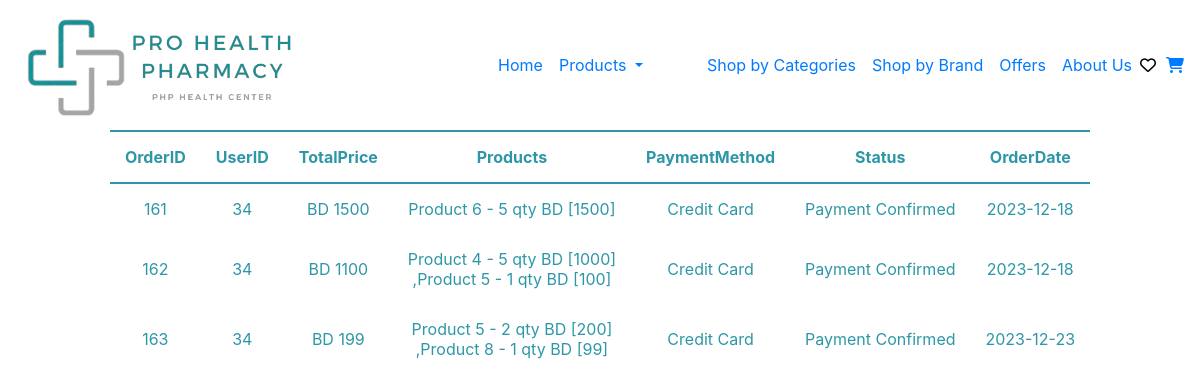
Before: /ManageOrders/ViewOrderDetails.php with the older database file.
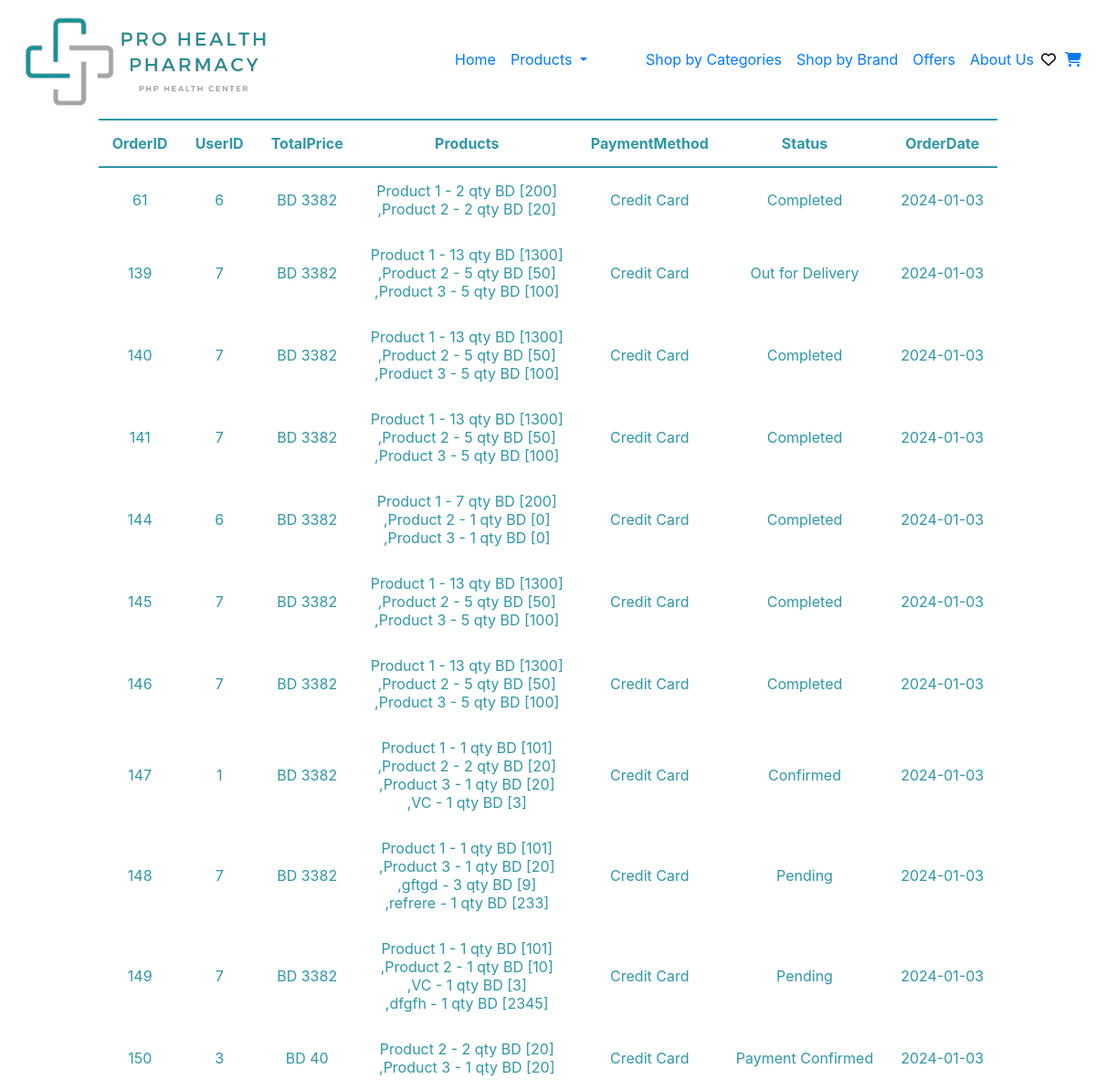
After: the same page with the newer database file.
### ManageOrders/ViewOrderDetails.php (the view, shortened to what this page needs)
<?php
include '../header.php';
include '../Connection/init.php';
$sql = "SELECT od.OrderID, od.UserID, od.TotalPrice, GROUP_CONCAT(CONCAT(pd.Name, ' - ', oi.Qty, ' qty BD [', oi.TotalPrice, '] <br>')) AS Products, od.PaymentMethod, od.Status, od.OrderDate
          FROM `order data` AS od
          INNER JOIN `ordered item` AS oi ON od.OrderID = oi.OrderID
          INNER JOIN `product data` AS pd ON oi.ProductID = pd.ProductID
          GROUP BY od.OrderID
          ORDER BY od.OrderID";
try {
    $query = $db->query($sql);
    echo "
    <div class='Container'>
    <div class='row'>
    <div class='col-xl-12'>
    <table>
            <tr>
                <th>OrderID</th>
                <th>UserID</th>
                <th>TotalPrice</th>
                <th>Products</th>
                <th>PaymentMethod</th>
                <th>Status</th>
                <th>OrderDate</th>
            </tr>";
            if (!empty($query)){
    while ($row = $query->fetch(PDO::FETCH_ASSOC)) {
        echo "<tr>
                <td>{$row['OrderID']}</td>
                <td>{$row['UserID']}</td>
                <td>BD {$row['TotalPrice']}</td>
                <td>{$row['Products']}</td>
                <td>{$row['PaymentMethod']}</td>
                <td>{$row['Status']}</td>
                <td>{$row['OrderDate']}</td>
              </tr>";
    }
    echo "</table>";
  } else {
    echo '<p>No order data found.</p>';
  }
    echo "</div>
    </div>
    </div>";
} catch (PDOException $e) {
    echo "Error:" . $e->getMessage();
}
?>

Changed rows visible on the page:
removed order data: OrderID "161", UserID "34", TotalPrice "1500", Products "Product 6 - 5 qty BD [1500]", PaymentMethod "Credit Card", Status "Payment Confirmed", OrderDate "2023-12-18"
removed order data: OrderID "162", UserID "34", TotalPrice "1100", Products "Product 4 - 5 qty BD [1000] ,Product 5 - 1 qty BD [100]", PaymentMethod "Credit Card", Status "Payment Confirmed", OrderDate "2023-12-18"
removed order data: OrderID "163", UserID "34", TotalPrice "199", Products "Product 5 - 2 qty BD [200] ,Product 8 - 1 qty BD [99]", PaymentMethod "Credit Card", Status "Payment Confirmed", OrderDate "2023-12-23"
added order data: OrderID "61", UserID "6", TotalPrice "3382", Products "Product 1 - 2 qty BD [200] ,Product 2 - 2 qty BD [20]", PaymentMethod "Credit Card", Status "Completed", OrderDate "2024-01-03"
added order data: OrderID "139", UserID "7", TotalPrice "3382", Products "Product 1 - 13 qty BD [1300] ,Product 2 - 5 qty BD [50] ,Product 3 - 5 qty BD [100]", PaymentMethod "Credit Card", Status "Out for Delivery", OrderDate "2024-01-03"
added order data: OrderID "140", UserID "7", TotalPrice "3382", Products "Product 1 - 13 qty BD [1300] ,Product 2 - 5 qty BD [50] ,Product 3 - 5 qty BD [100]", PaymentMethod "Credit Card", Status "Completed", OrderDate "2024-01-03"
added order data: OrderID "141", UserID "7", TotalPrice "3382", Products "Product 1 - 13 qty BD [1300] ,Product 2 - 5 qty BD [50] ,Product 3 - 5 qty BD [100]", PaymentMethod "Credit Card", Status "Completed", OrderDate "2024-01-03"
added order data: OrderID "144", UserID "6", TotalPrice "3382", Products "Product 1 - 7 qty BD [200] ,Product 2 - 1 qty BD [0] ,Product 3 - 1 qty BD [0]", PaymentMethod "Credit Card", Status "Completed", OrderDate "2024-01-03"
added order data: OrderID "145", UserID "7", TotalPrice "3382", Products "Product 1 - 13 qty BD [1300] ,Product 2 - 5 qty BD [50] ,Product 3 - 5 qty BD [100]", PaymentMethod "Credit Card", Status "Completed", OrderDate "2024-01-03"
added order data: OrderID "146", UserID "7", TotalPrice "3382", Products "Product 1 - 13 qty BD [1300] ,Product 2 - 5 qty BD [50] ,Product 3 - 5 qty BD [100]", PaymentMethod "Credit Card", Status "Completed", OrderDate "2024-01-03"
added order data: OrderID "147", UserID "1", TotalPrice "3382", Products "Product 1 - 1 qty BD [101] ,Product 2 - 2 qty BD [20] ,Product 3 - 1 qty BD [20] ,VC - 1 qty BD [3]", PaymentMethod "Credit Card", Status "Confirmed", OrderDate "2024-01-03"
added order data: OrderID "148", UserID "7", TotalPrice "3382", Products "Product 1 - 1 qty BD [101] ,Product 3 - 1 qty BD [20] ,gftgd - 3 qty BD [9] ,refrere - 1 qty BD [233]", PaymentMethod "Credit Card", Status "Pending", OrderDate "2024-01-03"
added order data: OrderID "149", UserID "7", TotalPrice "3382", Products "Product 1 - 1 qty BD [101] ,Product 2 - 1 qty BD [10] ,VC - 1 qty BD [3] ,dfgfh - 1 qty BD [2345]", PaymentMethod "Credit Card", Status "Pending", OrderDate "2024-01-03"
added order data: OrderID "150", UserID "3", TotalPrice "40", Products "Product 2 - 2 qty BD [20] ,Product 3 - 1 qty BD [20]", PaymentMethod "Credit Card", Status "Payment Confirmed", OrderDate "2024-01-03"
